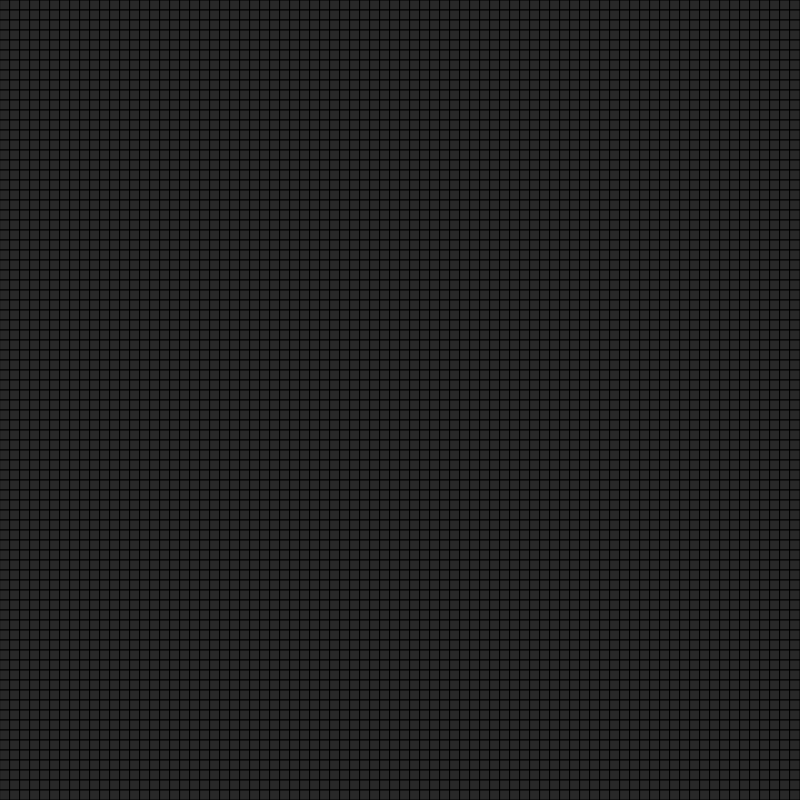
Frame 1 (no input)
Frame 2 (the mouse pressed at the canvas centre, redrawn once): identical to frame 1, image omitted

The p5.js sketch that drew this single still picture (run headless with seeded random() and noise() and a simulated clock; the mouse was pressed at the canvas centre and the sketch redrawn once):

// p5.js sketch
// ── sketch.js
const gray = 40
const squareSize = 10

let fr = 10
var hue = 0;

const width = 800
const height = 800
let matrixHeight = height / squareSize
let matrixWidth = width / squareSize

let matrix = new Array(matrixHeight+2)
for (var i = 0; i < matrix.length; i++) {
  matrix[i] = new Array(matrixWidth + 2).fill(0)
}

// let matrix = new Array(matrixHeight +2) * (matrixWidth + 2))

function setup() {
  createCanvas(width, height);
  background(200);

  frameRate(fr)
 

  fill(gray)
  for (i = 0; i < matrixHeight; i++) {
    for(j = 0; j < matrixWidth; j++) {
      if (i < matrixHeight && j < matrixWidth) 
        rect(j*squareSize, i*squareSize, squareSize, squareSize)
    }
  } 
  frameRate(fr)
  noLoop()
}



function draw() {
  for (i = 0; i < matrixHeight; i++) {
     for(j = 0; j < matrixWidth; j++) {
        //  if (matrix[(i + 1) * matrixWidth + j + 1] == 1) {
          if (matrix[i + 1][j + 1] == 1) {
            colorMode(HSL, 360);
            hue = (matrixHeight - distance(matrixHeight/2, matrixWidth/2, i, j)) * 15 % 360;
            fill(hue, 200, 200)
         } else {
          colorMode(RGB)
           fill(gray)
         }
         rect(j*squareSize, i*squareSize, squareSize, squareSize)
     }
  }
  //print(matrix[matrixHeight+ matrixWidth + 1 ])
  if (isLooping())
    updateMatrix();
}

function distance(x1, y1, x2, y2) {
  return sqrt((x2 -x1) * (x2 -x1) + (y2 -y1) * (y2 -y1))
}

function keyPressed()  {
  if (keyCode == 32) {
    if (isLooping() == true) {
      noLoop();
      return;
    }
    loop();
  }

  if (keyCode == 83){
    drawStar()
    redraw()
  }

  if (keyCode == UP_ARROW) {
    fr+=5
    frameRate(fr)
  }
  if (keyCode == DOWN_ARROW) {
    fr-=5
    frameRate(fr)
  }

}

function updateMatrix() {
  // let newMatrix = new Array((matrixHeight + 2) * (matrixWidth + 2)).fill(0)
  let newMatrix = new Array(matrixHeight+2)
  for (var i = 0; i < newMatrix.length; i++) {
    newMatrix[i] = new Array(matrixWidth + 2).fill(0)
  }
  for (i = 1; i <= matrixHeight; i++) {
    for(j = 1; j <= matrixWidth; j++) {
      if (isAlive(i, j)) {
        //newMatrix[i * matrixWidth + j] = 1;
        newMatrix[i][j] = 1;
      } else {
        //newMatrix[i * matrixWidth + j] = 0;
        newMatrix[i][j] = 0;
      }
    }
  }
  matrix = newMatrix
}

function isAlive(i, j) {
  neighbours = nrOfNeighbours(i, j);
  // if ((neighbours == 2 || neighbours == 3) && matrix[i * matrixHeight + j] == 1)
  if ((neighbours == 2 || neighbours == 3) && matrix[i][j] == 1)
    return true
  // if (neighbours == 3 && matrix[i * matrixHeight + j] == 0)
  if (neighbours == 3 && matrix[i][j] == 0)
    return true
  return false
}

function nrOfNeighbours(i, j) {
  // return matrix[ (i - 1) * matrixWidth + j - 1] + 
  // + matrix[ i * matrixWidth + j - 1] +
  // + matrix[ (i - 1) * matrixWidth + j] +
  // + matrix[ (i + 1) * matrixWidth + j + 1] +
  // + matrix[ (i + 1) * matrixWidth + j] +
  // + matrix[ i * matrixWidth + j + 1] + 
  // + matrix[ (i + 1) * matrixWidth + j - 1]
  // + matrix[ (i - 1) * matrixWidth + j + 1];
  return matrix[i - 1][j - 1] + 
  + matrix[i][j - 1] +
  + matrix[i - 1][j] +
  + matrix[i + 1][j + 1] +
  + matrix[i + 1][j] +
  + matrix[i][j + 1] + 
  + matrix[i + 1][j - 1]
  + matrix[i - 1][j + 1];
}

function mouseClicked() {
  if (mouseX < 0 || mouseX > width || mouseY < 0 || mouseY > height)
    return
  x = floor(mouseX / squareSize) + 1;
  y = floor(mouseY / squareSize) + 1;
  // if (matrix[y * matrixWidth + x]) {
  //   matrix[y * matrixWidth + x] = 0;
  // } else {
  //   matrix[y * matrixWidth + x] = 1;
  // }
  if (matrix[y][x]) {
    matrix[y][x] = 0;
  } else {
    matrix[y][x] = 1;
  }
  redraw()
}

function drawStar() {
  for (i = 1; i <= matrixHeight; i++) {
    for(j = 1; j <= matrixWidth; j++) {
      if (i + matrixWidth/2 == j + matrixHeight/2 || i == matrixHeight/2 || j == matrixWidth/2 || i + j == (matrixHeight + matrixWidth) / 2)
        matrix[i][j] = 1
      else
       matrix[i][j] = 0
    }
  }
}



// ── style.css
html, body {
  margin: 0;
  padding: 0;
  background-color: rgb(19, 0, 21);
  text-align: center;
  color: floralwhite;
}

canvas {
  display: block;
  margin-left: auto;
  margin-right: auto;
  margin-top: 50px;
  margin-bottom: 50px;
}
